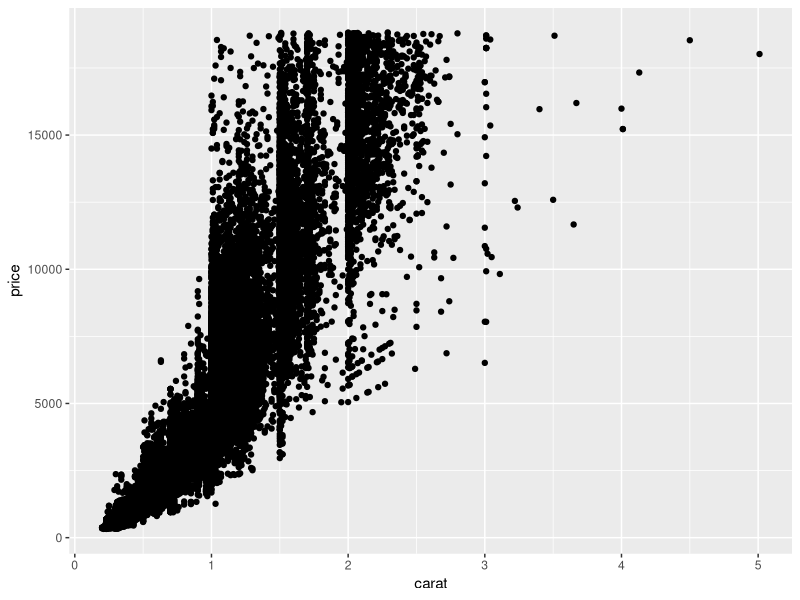
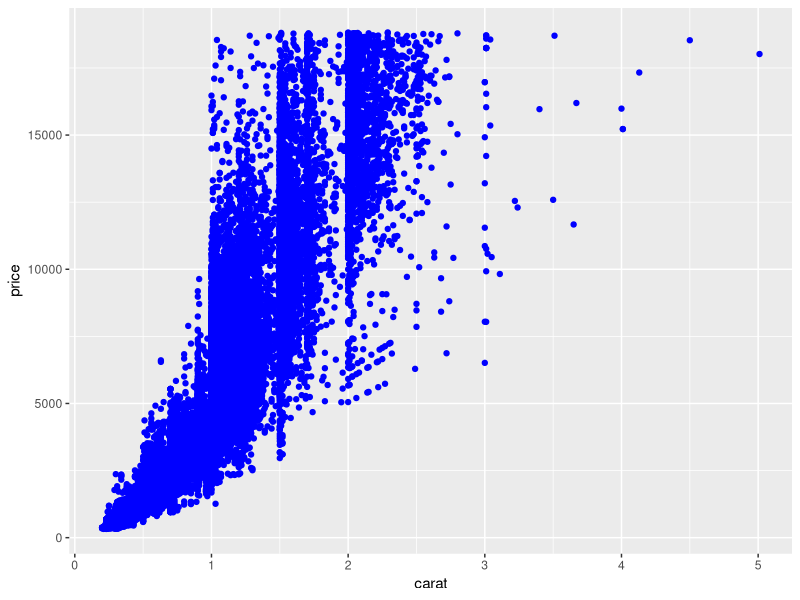
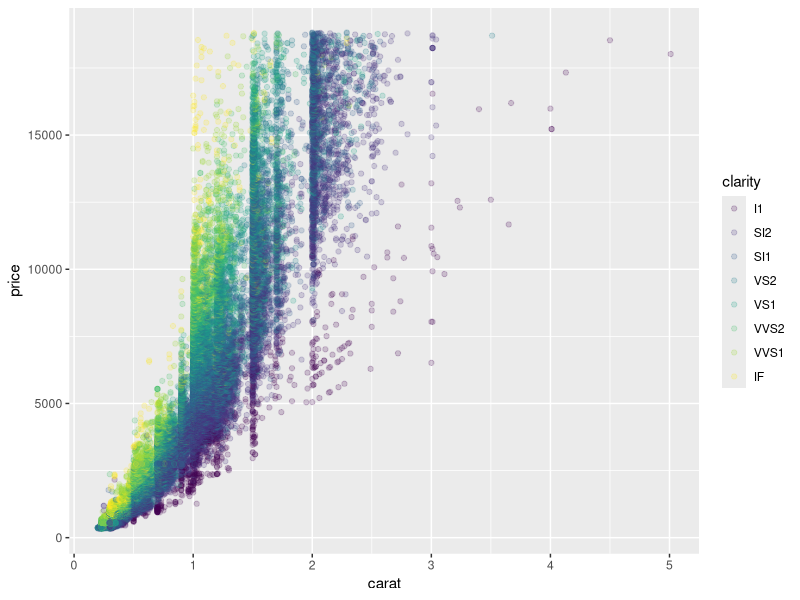
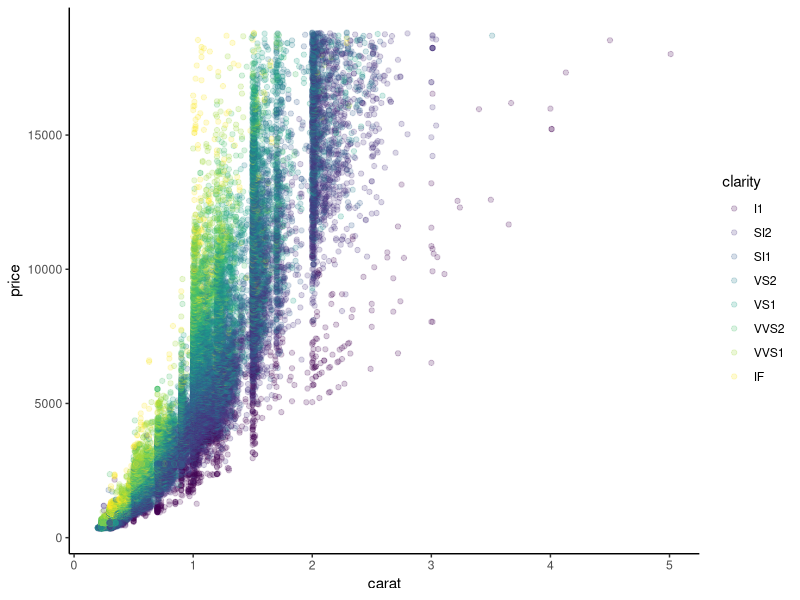
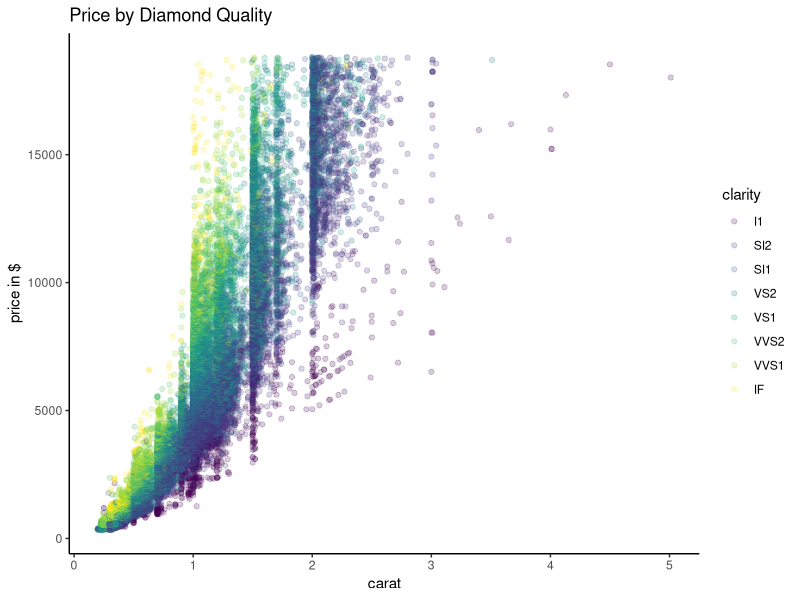
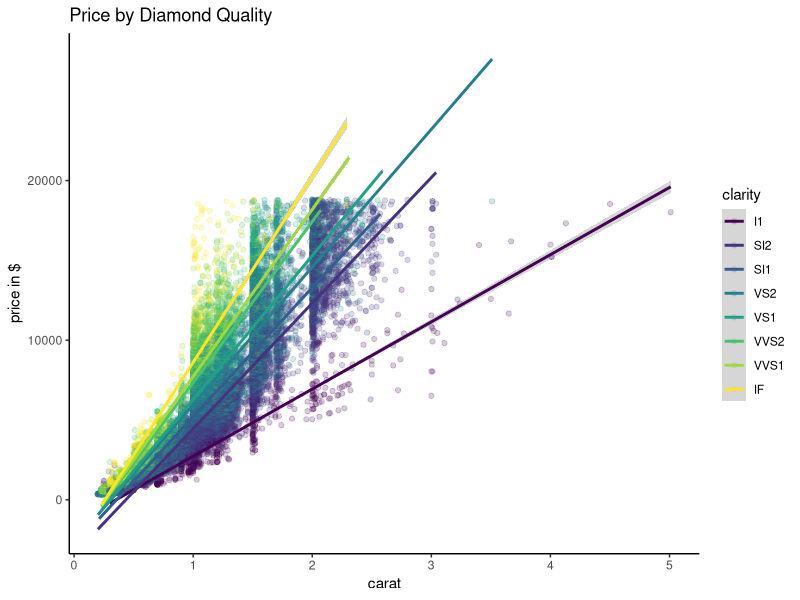
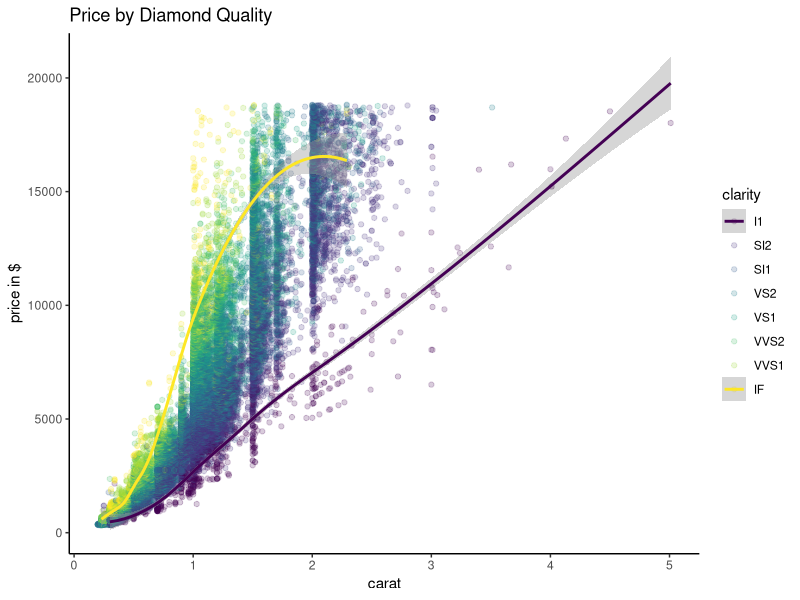

Write R code to recreate these figures, in order.
library(tidyverse)
library(ggplot2)

ggplot(diamonds, aes(x= carat, y= price)) +
  geom_point()
#Dot plot of price on carat

ggplot(diamonds, aes(x= carat, y= price)) +
  geom_point(color= 'blue')
ggplot(diamonds, aes(x= carat, y= price, color = clarity)) +
  geom_point(alpha = .2)

#remove backgrounds, redundant labels, borders.

#clean up the plot
ggplot(diamonds, aes(x= carat, y= price, color = clarity)) +
  geom_point(alpha = .2) + theme_classic() #Theme makes it clean

#Keep viz simple with clear message, start axes at zero

ggplot(diamonds, aes(x= carat, y= price, color = clarity)) +
  geom_point(alpha = .2) + theme_classic() +
  ggtitle("Price by Diamond Quality") + ylab("price in $")

#Add linear regression trends

ggplot(diamonds, aes(x= carat, y= price, color = clarity)) +
  geom_point(alpha = .2) + theme_classic() +
  ggtitle("Price by Diamond Quality") + ylab("price in $") +
  stat_smooth(method = "lm")

#LOESS trendcurves
ggplot(diamonds, aes(x= carat, y= price, color = clarity)) +
  geom_point(alpha = .2) + theme_classic() +
  ggtitle("Price by Diamond Quality") + ylab("price in $") +
  stat_smooth(method = "loess")

#Color palette choices and color-blind friendly viz

  